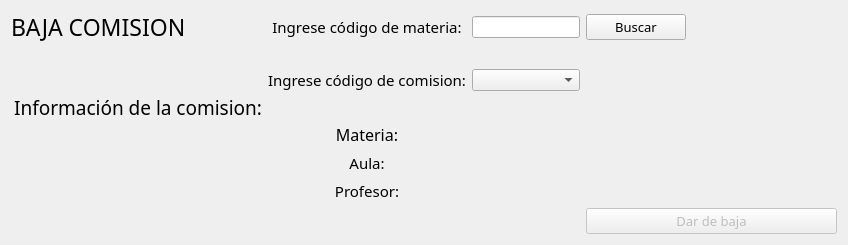
             <widget class="QWidget" name="page_baja_comi">
              <layout class="QGridLayout" name="gridLayout_16">
               <item row="0" column="0">
                <widget class="QLabel" name="label_44">
                 <property name="font">
                  <font>
                   <family>Segoe UI Semibold</family>
                   <pointsize>17</pointsize>
                  </font>
                 </property>
                 <property name="text">
                  <string>BAJA COMISION</string>
                 </property>
                </widget>
               </item>
               <item row="4" column="3">
                <spacer name="horizontalSpacer_66">
                 <property name="orientation">
                  <enum>Qt::Horizontal</enum>
                 </property>
                 <property name="sizeHint" stdset="0">
                  <size>
                   <width>251</width>
                   <height>20</height>
                  </size>
                 </property>
                </spacer>
               </item>
               <item row="0" column="2">
                <widget class="QLineEdit" name="input_baja_comi_cod_mat">
                 <property name="sizePolicy">
                  <sizepolicy hsizetype="Preferred" vsizetype="Fixed">
                   <horstretch>0</horstretch>
                   <verstretch>0</verstretch>
                  </sizepolicy>
                 </property>
                 <property name="maxLength">
                  <number>5</number>
                 </property>
                </widget>
               </item>
               <item row="7" column="3">
                <widget class="QPushButton" name="btn_baja_comision">
                 <property name="enabled">
                  <bool>false</bool>
                 </property>
                 <property name="font">
                  <font>
                   <family>Segoe UI Semibold</family>
                   <pointsize>10</pointsize>
                  </font>
                 </property>
                 <property name="text">
                  <string>Dar de baja</string>
                 </property>
                </widget>
               </item>
               <item row="6" column="1">
                <widget class="QLabel" name="label_info_profesor_baja_comi_en">
                 <property name="enabled">
                  <bool>true</bool>
                 </property>
                 <property name="font">
                  <font>
                   <family>Segoe UI Semibold</family>
                   <pointsize>11</pointsize>
                  </font>
                 </property>
                 <property name="text">
                  <string>Profesor:</string>
                 </property>
                 <property name="alignment">
                  <set>Qt::AlignCenter</set>
                 </property>
                </widget>
               </item>
               <item row="4" column="1">
                <widget class="QLabel" name="label_info_materia_baja_comi_en">
                 <property name="enabled">
                  <bool>true</bool>
                 </property>
                 <property name="font">
                  <font>
                   <family>Segoe UI Semibold</family>
                   <pointsize>12</pointsize>
                  </font>
                 </property>
                 <property name="text">
                  <string>Materia:</string>
                 </property>
                 <property name="alignment">
                  <set>Qt::AlignCenter</set>
                 </property>
                </widget>
               </item>
               <item row="6" column="2">
                <widget class="QLabel" name="label_info_profesor_baja_comi">
                 <property name="text">
                  <string/>
                 </property>
                </widget>
               </item>
               <item row="6" column="3">
                <spacer name="horizontalSpacer_65">
                 <property name="orientation">
                  <enum>Qt::Horizontal</enum>
                 </property>
                 <property name="sizeHint" stdset="0">
                  <size>
                   <width>251</width>
                   <height>20</height>
                  </size>
                 </property>
                </spacer>
               </item>
               <item row="5" column="1">
                <widget class="QLabel" name="label_info_aula_baja_comi_en">
                 <property name="enabled">
                  <bool>true</bool>
                 </property>
                 <property name="font">
                  <font>
                   <family>Segoe UI Semibold</family>
                   <pointsize>11</pointsize>
                  </font>
                 </property>
                 <property name="text">
                  <string>Aula:</string>
                 </property>
                 <property name="alignment">
                  <set>Qt::AlignCenter</set>
                 </property>
                </widget>
               </item>
               <item row="5" column="3">
                <spacer name="horizontalSpacer_68">
                 <property name="orientation">
                  <enum>Qt::Horizontal</enum>
                 </property>
                 <property name="sizeHint" stdset="0">
                  <size>
                   <width>251</width>
                   <height>20</height>
                  </size>
                 </property>
                </spacer>
               </item>
               <item row="1" column="2">
                <widget class="QLabel" name="label_error_cod_mat_baja_comi">
                 <property name="maximumSize">
                  <size>
                   <width>16777215</width>
                   <height>15</height>
                  </size>
                 </property>
                 <property name="styleSheet">
                  <string notr="true">color: red;</string>
                 </property>
                 <property name="text">
                  <string/>
                 </property>
                 <property name="alignment">
                  <set>Qt::AlignLeading|Qt::AlignLeft|Qt::AlignTop</set>
                 </property>
                </widget>
               </item>
               <item row="4" column="2">
                <widget class="QLabel" name="label_info_materia_baja_comi">
                 <property name="text">
                  <string/>
                 </property>
                </widget>
               </item>
               <item row="0" column="1">
                <widget class="QLabel" name="label_43">
                 <property name="font">
                  <font>
                   <family>Segoe UI Semibold</family>
                   <pointsize>11</pointsize>
                  </font>
                 </property>
                 <property name="text">
                  <string>Ingrese código de materia:</string>
                 </property>
                 <property name="alignment">
                  <set>Qt::AlignCenter</set>
                 </property>
                </widget>
               </item>
               <item row="3" column="0">
                <widget class="QLabel" name="label_info_baja_comi">
                 <property name="enabled">
                  <bool>true</bool>
                 </property>
                 <property name="maximumSize">
                  <size>
                   <width>16777215</width>
                   <height>20</height>
                  </size>
                 </property>
                 <property name="font">
                  <font>
                   <family>Segoe UI Semibold</family>
                   <pointsize>14</pointsize>
                  </font>
                 </property>
                 <property name="text">
                  <string>Información de la comision:</string>
                 </property>
                 <property name="alignment">
                  <set>Qt::AlignRight|Qt::AlignTrailing|Qt::AlignVCenter</set>
                 </property>
                </widget>
               </item>
               <item row="4" column="0">
                <spacer name="horizontalSpacer_67">
                 <property name="orientation">
                  <enum>Qt::Horizontal</enum>
                 </property>
                 <property name="sizeHint" stdset="0">
                  <size>
                   <width>251</width>
                   <height>20</height>
                  </size>
                 </property>
                </spacer>
               </item>
               <item row="0" column="3">
                <widget class="QPushButton" name="btn_baja_comi_buscar">
                 <property name="maximumSize">
                  <size>
                   <width>100</width>
                   <height>16777215</height>
                  </size>
                 </property>
                 <property name="font">
                  <font>
                   <family>Segoe UI Semibold</family>
                   <pointsize>10</pointsize>
                  </font>
                 </property>
                 <property name="text">
                  <string>Buscar</string>
                 </property>
                </widget>
               </item>
               <item row="5" column="2">
                <widget class="QLabel" name="label_info_aula_baja_comi">
                 <property name="text">
                  <string/>
                 </property>
                </widget>
               </item>
               <item row="2" column="1">
                <widget class="QLabel" name="label_45">
                 <property name="font">
                  <font>
                   <family>Segoe UI Semibold</family>
                   <pointsize>11</pointsize>
                  </font>
                 </property>
                 <property name="text">
                  <string>Ingrese código de comision:</string>
                 </property>
                 <property name="alignment">
                  <set>Qt::AlignCenter</set>
                 </property>
                </widget>
               </item>
               <item row="2" column="2">
                <widget class="QComboBox" name="cb_baja_comi_cod"/>
               </item>
               <item row="7" column="0" colspan="2">
                <widget class="QLabel" name="label_informe_baja_comi">
                 <property name="font">
                  <font>
                   <family>Segoe UI Semibold</family>
                   <pointsize>10</pointsize>
                  </font>
                 </property>
                 <property name="text">
                  <string/>
                 </property>
                 <property name="alignment">
                  <set>Qt::AlignCenter</set>
                 </property>
                </widget>
               </item>
              </layout>
             </widget>
